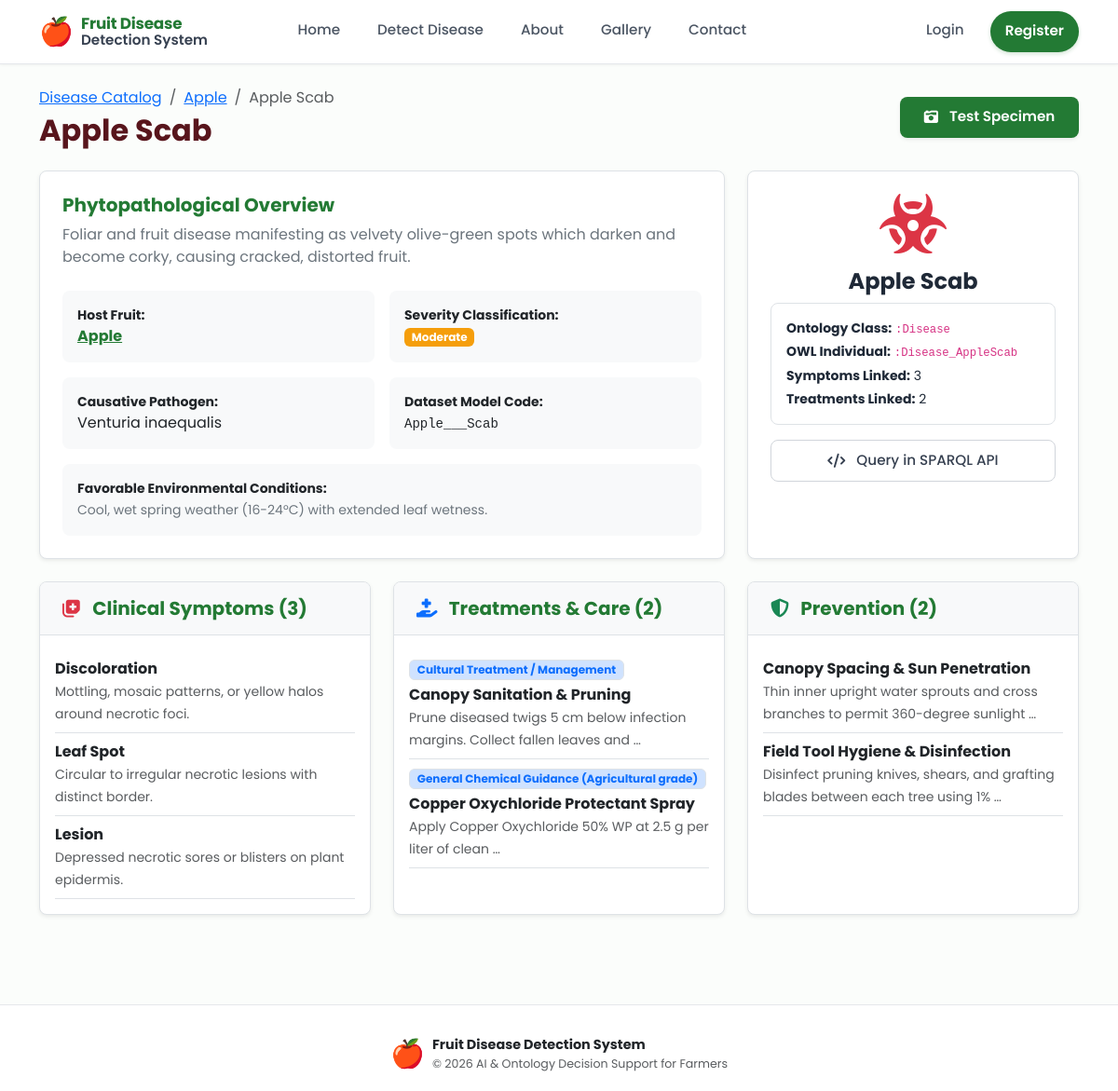
Screenshot of /diseases/4/ with the database file from the repository.
### diseases/models.py (models this page shows, shortened)
class Disease(models.Model):
    SEVERITY_LEVELS = [
        ('healthy', 'None (Healthy)'),
        ('low', 'Low'),
        ('moderate', 'Moderate'),
        ('high', 'High'),
        ('critical', 'Critical / Severe'),
    ]
    disease_name = models.CharField(max_length=150, unique=True)
    code_name = models.CharField(max_length=100, unique=True, help_text="Dataset class key, e.g., Mango___Anthracnose")
    affected_fruit = models.ForeignKey(Fruit, on_delete=models.CASCADE, related_name='diseases')
    is_healthy = models.BooleanField(default=False)
    pathogen = models.ForeignKey(Pathogen, on_delete=models.SET_NULL, null=True, blank=True, related_name='diseases')
    pathogen_name = models.CharField(max_length=150, blank=True, default='')
    severity = models.CharField(max_length=20, choices=SEVERITY_LEVELS, default='moderate')
    environmental_condition = models.CharField(max_length=200, blank=True, default='')
    description = models.TextField()
    image = models.ImageField(upload_to='diseases/', blank=True, null=True)
    symptoms = models.ManyToManyField(Symptom, blank=True, related_name='diseases')
    environmental_factors = models.ManyToManyField(EnvironmentalFactor, blank=True, related_name='diseases')
    treatments = models.ManyToManyField(Treatment, blank=True, related_name='diseases')
    preventions = models.ManyToManyField(Prevention, blank=True, related_name='diseases')
    created_at = models.DateTimeField(auto_now_add=True)
    updated_at = models.DateTimeField(auto_now=True)
    class Meta:
        ordering = ['affected_fruit__fruit_name', 'disease_name']

class Symptom(models.Model):
    name = models.CharField(max_length=100, unique=True)
    visual_characteristics = models.CharField(max_length=200, blank=True, default='')
    description = models.TextField(blank=True, default='')
    affected_part = models.CharField(max_length=100, default='Leaves and Fruits')
    class Meta:
        ordering = ['name']

class Treatment(models.Model):
    CATEGORY_CHOICES = [
        ('organic', 'Organic Treatment'),
        ('biological', 'Biological Treatment'),
        ('cultural', 'Cultural Treatment / Management'),
        ('chemical', 'General Chemical Guidance (Agricultural grade)'),
    ]
    title = models.CharField(max_length=150)
    category = models.CharField(max_length=30, choices=CATEGORY_CHOICES, default='organic')
    description = models.TextField()
    precautions = models.TextField(blank=True, default='Wear protective gear. Do not exceed suggested dilution. Avoid spraying during high heat or bee activity.')
    recommended_stage = models.CharField(max_length=100, blank=True, default='At earliest symptom onset')

class Prevention(models.Model):
    title = models.CharField(max_length=150)
    practice_type = models.CharField(max_length=100, default='Sanitation & Field Hygiene')
    description = models.TextField()
    season = models.CharField(max_length=100, blank=True, default='Year-round / Pre-monsoon')

### fruits/models.py (models this page shows, shortened)
class Fruit(models.Model):
    GROWTH_STAGES = [
        ('flowering', 'Flowering Stage'),
        ('fruit_set', 'Fruit Set Stage'),
        ('development', 'Fruit Development Stage'),
        ('maturation', 'Maturation / Ripening Stage'),
        ('harvest', 'Harvest / Post-Harvest Stage'),
    ]
    fruit_name = models.CharField(max_length=100, unique=True)
    scientific_name = models.CharField(max_length=150, blank=True, default='')
    variety = models.CharField(max_length=150, blank=True, default='Standard Commercial Varieties')
    varieties = models.ManyToManyField(Variety, blank=True, related_name='fruits')
    color = models.CharField(max_length=60, blank=True, default='Green / Yellow / Red')
    growth_stage = models.CharField(max_length=30, choices=GROWTH_STAGES, default='development')
    description = models.TextField(blank=True, default='')
    image = models.ImageField(upload_to='fruits/', blank=True, null=True)
    optimal_temperature = models.CharField(max_length=50, blank=True, default='20°C - 30°C')
    optimal_humidity = models.CharField(max_length=50, blank=True, default='60% - 80%')
    soil_type = models.CharField(max_length=100, blank=True, default='Well-drained loamy soil')
    created_at = models.DateTimeField(auto_now_add=True)
    updated_at = models.DateTimeField(auto_now=True)
    class Meta:
        ordering = ['fruit_name']

### diseases/views.py (the view)
# urls.py: path('<int:pk>/', disease_detail_view, name='disease_detail'),
def disease_detail_view(request, pk):
    disease = get_object_or_404(
        Disease.objects.select_related('affected_fruit').prefetch_related(
            'symptoms', 'environmental_factors', 'treatments', 'preventions'
        ),
        pk=pk
    )
    return render(request, 'disease_detail.html', {'disease': disease})

### detection/context_processors.py (called while the page is built)
def system_status(request):
    predictor = get_predictor()
    model_exists = os.path.exists(settings.SAVED_MODEL_PATH)
    owl_exists = os.path.exists(settings.OWL_FILE_PATH)
    return {
        'SYSTEM_MOCK_MODE': predictor.is_mock,
        'MODEL_FILE_EXISTS': model_exists,
        'ONTOLOGY_FILE_EXISTS': owl_exists,
        'MODEL_PATH_REL': 'model/saved_models/fruit_disease_model.h5',
        'ONTOLOGY_PATH_REL': 'ontology/fruit_disease.owl',
    }

### model/prediction/predict.py (called while the page is built, shortened)
def get_predictor() -> FruitDiseasePredictor:
    global _global_predictor
    if _global_predictor is None:
        _global_predictor = FruitDiseasePredictor()
    elif _global_predictor.is_mock and _global_predictor.model is None:
        if os.path.exists(_global_predictor.model_path):
            logger.info(
                "Retrying CNN model load (previous attempt failed, model file now found)."
            )
            _global_predictor = FruitDiseasePredictor()
    return _global_predictor

### templates/disease_detail.html (shortened to what this page needs)
{% extends 'base.html' %}
{% block content %}
<div class="container py-4">
    <div class="d-flex justify-content-between align-items-center flex-wrap mb-4">
        <div>
            <nav aria-label="breadcrumb">
                <ol class="breadcrumb mb-1 small">
                    <li class="breadcrumb-item"><a href="{% url 'diseases:disease_list' %}">Disease Catalog</a></li>
                    <li class="breadcrumb-item"><a href="{% url 'fruits:fruit_detail' disease.affected_fruit.pk %}">{{ disease.affected_fruit.fruit_name }}</a></li>
                    <li class="breadcrumb-item active" aria-current="page">{{ disease.disease_name }}</li>
                </ol>
            </nav>
            <h2 class="fw-bolder {% if disease.is_healthy %}text-success{% else %}text-danger-emphasis{% endif %} mb-0">
                {{ disease.disease_name }}
            </h2>
        </div>
        <div class="d-flex gap-2 mt-2 mt-md-0">
            <a href="{% url 'detection:detect' %}" class="btn btn-theme-green btn-sm shadow-sm">
                <i class="fa-solid fa-camera-retro me-1"></i> Test Specimen
            </a>
        </div>
    </div>
    <div class="row g-4 mb-4">
        <div class="col-lg-8">
            <div class="bg-white border rounded-3 p-4 shadow-sm h-100">
                <h5 class="fw-bold mb-2" style="color: var(--theme-green);">Phytopathological Overview</h5>
                <p class="text-secondary leading-relaxed mb-4">{{ disease.description }}</p>
                <div class="row g-3">
                    <div class="col-sm-6">
                        <div class="p-3 bg-light rounded-3">
                            <strong class="d-block text-dark small">Host Fruit:</strong>
                            <a href="{% url 'fruits:fruit_detail' disease.affected_fruit.pk %}" class="fw-bold" style="color: var(--theme-green);">
                                {{ disease.affected_fruit.fruit_name }}
                            </a>
                        </div>
                    </div>
                    <div class="col-sm-6">
                        <div class="p-3 bg-light rounded-3">
                            <strong class="d-block text-dark small">Severity Classification:</strong>
                            <span class="badge {% if disease.severity == 'high' or disease.severity == 'critical' %}badge-severity-high{% elif disease.severity == 'moderate' %}badge-severity-moderate{% elif disease.severity == 'healthy' %}badge-severity-healthy{% else %}badge-severity-low{% endif %}">
                                {{ disease.get_severity_display }}
                            </span>
                        </div>
                    </div>
                    <div class="col-sm-6">
                        <div class="p-3 bg-light rounded-3">
                            <strong class="d-block text-dark small">Causative Pathogen:</strong>
                            <span class="text-dark">{{ disease.pathogen_name|default:"Non-pathogenic / Healthy" }}</span>
                        </div>
                    </div>
                    <div class="col-sm-6">
                        <div class="p-3 bg-light rounded-3">
                            <strong class="d-block text-dark small">Dataset Model Code:</strong>
                            <code class="text-dark">{{ disease.code_name }}</code>
                        </div>
                    </div>
                    <div class="col-12">
                        <div class="p-3 bg-light rounded-3">
                            <strong class="d-block text-dark small">Favorable Environmental Conditions:</strong>
                            <span class="text-secondary small">{{ disease.environmental_condition|default:"Standard orchard climate." }}</span>
                        </div>
                    </div>
                </div>
            </div>
        </div>
        <div class="col-lg-4">
            <div class="bg-white border rounded-3 p-4 shadow-sm h-100 text-center bg-light">
                <i class="fa-solid {% if disease.is_healthy %}fa-heart text-success{% else %}fa-biohazard text-danger{% endif %} fa-4x mb-3"></i>
                <h4 class="fw-bold">{{ disease.disease_name }}</h4>
                <div class="p-3 bg-white rounded-3 border text-start mb-3 small">
                    <div><strong>Ontology Class:</strong> <code>:Disease</code></div>
                    <div class="mt-1"><strong>OWL Individual:</strong> <code>:Disease_{{ disease.disease_name|cut:" " }}</code></div>
                    <div class="mt-1"><strong>Symptoms Linked:</strong> {{ disease.symptoms.count }}</div>
                    <div class="mt-1"><strong>Treatments Linked:</strong> {{ disease.treatments.count }}</div>
                </div>
                <a href="{% url 'api_ontology' %}?disease={{ disease.disease_name }}" target="_blank" class="btn btn-theme-outline w-100 btn-sm mb-2">
                    <i class="fa-solid fa-code me-1"></i> Query in SPARQL API
                </a>
            </div>
        </div>
    </div>
    <div class="row g-4 mb-4">
        <div class="col-md-4">
            <div class="bg-white border rounded-3 h-100 shadow-sm overflow-hidden">
                <div class="px-4 py-3 border-bottom bg-light">
                    <h5 class="fw-bold mb-0" style="color: var(--theme-green);">
                        <i class="fa-solid fa-notes-medical me-2 text-danger"></i> Clinical Symptoms ({{ disease.symptoms.count }})
                    </h5>
                </div>
                <div class="p-3">
                    <div class="list-group list-group-flush">
                        {% for s in disease.symptoms.all %}
                            <div class="list-group-item px-0 py-2 border-0 border-bottom">
                                <strong class="d-block text-dark">{{ s.name }}</strong>
                                <span class="small text-muted">{{ s.visual_characteristics|default:s.description|truncatewords:10 }}</span>
                            </div>
                        {% empty %}
                            <p class="text-muted small">No symptoms registered (Healthy).</p>
                        {% endfor %}
                    </div>
                </div>
            </div>
        </div>
        <div class="col-md-4">
            <div class="bg-white border rounded-3 h-100 shadow-sm overflow-hidden">
                <div class="px-4 py-3 border-bottom bg-light">
                    <h5 class="fw-bold mb-0" style="color: var(--theme-green);">
                        <i class="fa-solid fa-hand-holding-medical me-2 text-primary"></i> Treatments &amp; Care ({{ disease.treatments.count }})
                    </h5>
                </div>
                <div class="p-3">
                    <div class="list-group list-group-flush">
                        {% for t in disease.treatments.all %}
                            <div class="list-group-item px-0 py-2 border-0 border-bottom">
                                <span class="badge bg-primary-subtle text-primary border mb-1">{{ t.get_category_display }}</span>
                                <strong class="d-block text-dark">{{ t.title }}</strong>
                                <span class="small text-muted">{{ t.description|truncatewords:12 }}</span>
                            </div>
                        {% empty %}
                            <p class="text-muted small">Standard irrigation &amp; nutrition.</p>
                        {% endfor %}
                    </div>
                </div>
            </div>
        </div>
        <div class="col-md-4">
            <div class="bg-white border rounded-3 h-100 shadow-sm overflow-hidden">
                <div class="px-4 py-3 border-bottom bg-light">
                    <h5 class="fw-bold mb-0" style="color: var(--theme-green);">
                        <i class="fa-solid fa-shield-halved me-2 text-success"></i> Prevention ({{ disease.preventions.count }})
                    </h5>
                </div>
                <div class="p-3">
                    <div class="list-group list-group-flush">
                        {% for p in disease.preventions.all %}
                            <div class="list-group-item px-0 py-2 border-0 border-bottom">
                                <strong class="d-block text-dark">{{ p.title }}</strong>
                                <span class="small text-muted">{{ p.description|truncatewords:12 }}</span>
                            </div>
                        {% empty %}
                            <p class="text-muted small">Field sanitation &amp; scouting.</p>
                        {% endfor %}
                    </div>
                </div>
            </div>
        </div>
    </div>
</div>
{% endblock %}

### static/css/style.css (style rules this page uses)
:root { --theme-green: #237a34; --theme-green-hover: #1b5e20; --theme-light-green: #f0fdf4; --theme-border-green: #bbf7d0; --theme-text-dark: #1f2937; --theme-text-muted: #6b7280; --theme-card-bg: #ffffff; --theme-bg-body: #fbfdfb; --theme-danger: #dc2626; --theme-warning: #ea580c; }
body { font-family: 'Poppins', -apple-system, BlinkMacSystemFont, 'Segoe UI', Roboto, sans-serif; background-color: var(--theme-bg-body); color: var(--theme-text-dark); min-height: 100vh; display: flex; flex-direction: column; margin: 0; padding: 0; }
.btn-theme-green { background-color: var(--theme-green); color: #ffffff !important; border: none; font-weight: 600; font-size: 0.95rem; padding: 0.65rem 1.6rem; border-radius: 8px; display: inline-flex; align-items: center; justify-content: center; gap: 0.5rem; transition: all 0.2s ease; box-shadow: 0 2px 4px rgba(35, 122, 52, 0.2); text-decoration: none; }
.btn-theme-outline { background-color: #ffffff; color: #374151 !important; border: 1px solid #d1d5db; font-weight: 500; font-size: 0.95rem; padding: 0.65rem 1.6rem; border-radius: 8px; display: inline-flex; align-items: center; justify-content: center; gap: 0.5rem; transition: all 0.2s ease; text-decoration: none; }
.badge-severity-moderate { background-color: #f59e0b !important; color: #ffffff !important; font-size: 0.75rem; padding: 0.3em 0.65em; border-radius: 0.375rem; }

### rows the page displays
Disease: affected_fruit.fruit_name "Apple", disease_name "Apple Scab", description "Foliar and fruit disease manifesting as velvety olive-green spots which darken and become corky, causing cracked, distorted fruit.", severity "Moderate", pathogen_name "Venturia inaequalis", code_name "Apple___Scab", environmental_condition "Cool, wet spring weather (16-24°C) with extended leaf wetness.", disease_name "AppleScab", symptoms.count "3", treatments.count "2", preventions.count "2"
Symptom: name "Discoloration", visual_characteristics "Mottling, mosaic patterns, or yellow halos around necrotic foci."
Symptom: name "Leaf Spot", visual_characteristics "Circular to irregular necrotic lesions with distinct border."
Symptom: name "Lesion", visual_characteristics "Depressed necrotic sores or blisters on plant epidermis."
Treatment: category "Cultural Treatment / Management", title "Canopy Sanitation & Pruning", description "Prune diseased twigs 5 cm below infection margins. Collect fallen leaves and …"
Treatment: category "General Chemical Guidance (Agricultural grade)", title "Copper Oxychloride Protectant Spray", description "Apply Copper Oxychloride 50% WP at 2.5 g per liter of clean …"
Prevention: title "Canopy Spacing & Sun Penetration", description "Thin inner upright water sprouts and cross branches to permit 360-degree sunlight …"
Prevention: title "Field Tool Hygiene & Disinfection", description "Disinfect pruning knives, shears, and grafting blades between each tree using 1% …"
